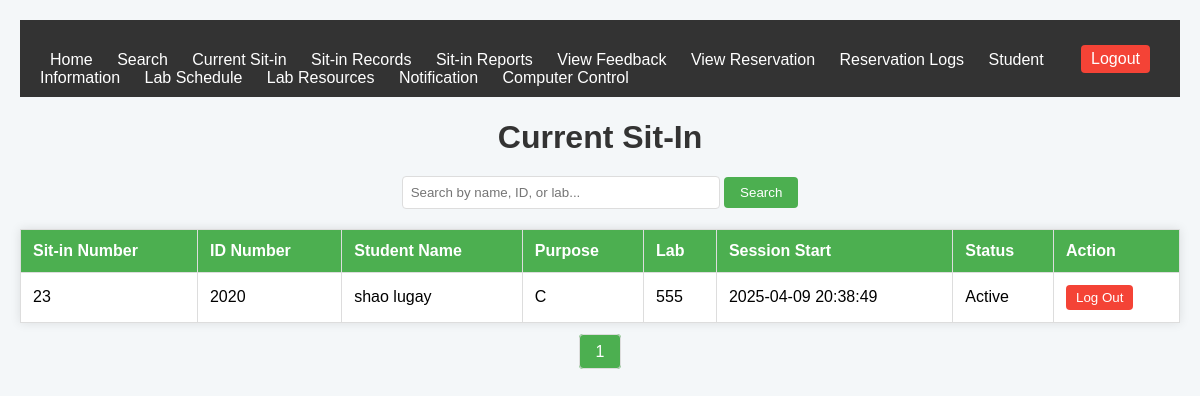
The page /view_current_sitin.php (signed in) on the database as committed earlier.
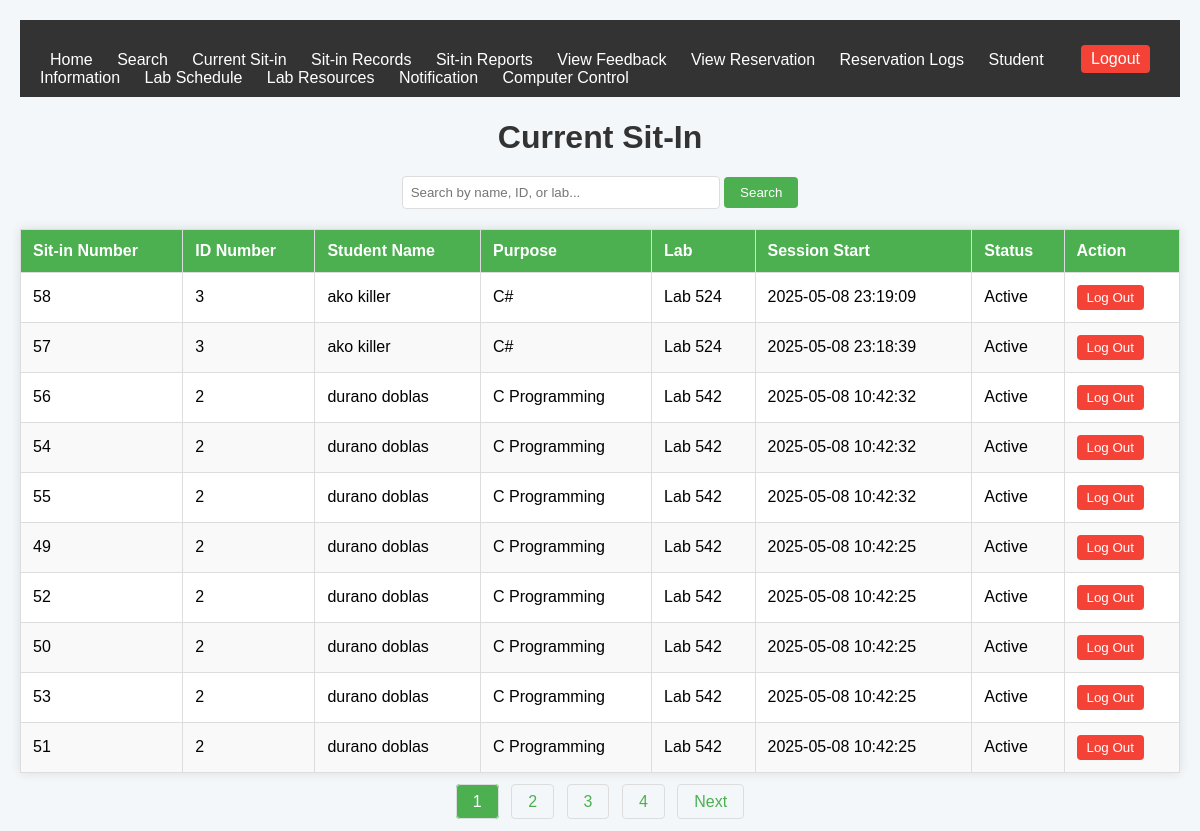
The same page on the database as committed later.
### tables this page shows
CREATE TABLE `sit_in_history` (
  `id` int(11) NOT NULL,
  `user_id` varchar(50) NOT NULL,
  `purpose` varchar(255) NOT NULL,
  `lab` varchar(255) NOT NULL,
  `session_start` datetime NOT NULL,
  `session_end` datetime DEFAULT NULL,
  `date_time` datetime DEFAULT NULL,
  `status` enum('pending','accepted','declined') DEFAULT 'pending'
);

CREATE TABLE `users` (
  `id` int(11) NOT NULL,
  `username` varchar(50) NOT NULL,
  `password_hash` varchar(255) NOT NULL,
  `idno` varchar(50) NOT NULL,
  `lastname` varchar(50) NOT NULL,
  `firstname` varchar(50) NOT NULL,
  `middlename` varchar(50) DEFAULT NULL,
  `course` varchar(10) NOT NULL,
  `year` int(11) NOT NULL,
  `email` varchar(100) NOT NULL,
  `role` enum('admin','staff','student') NOT NULL,
  `sessions_remaining` int(11) DEFAULT 30,
  `total_points` int(11) NOT NULL DEFAULT 0
);

### view_current_sitin.php (the view, shortened to what this page needs)
<?php
include 'db_connect.php';
$page = isset($_GET['page']) ? (int)$_GET['page'] : 1;
$per_page = 10;
$offset = ($page - 1) * $per_page;
$search = isset($_GET['search']) ? $_GET['search'] : '';
$sql = "SELECT sit_in_history.*, users.firstname, users.lastname
        FROM sit_in_history
        JOIN users ON sit_in_history.user_id = users.idno
        WHERE session_end IS NULL
        AND (users.firstname LIKE ? OR users.lastname LIKE ? OR sit_in_history.user_id LIKE ? OR sit_in_history.lab LIKE ?)
        ORDER BY session_start DESC
        LIMIT ? OFFSET ?";
$stmt = $conn->prepare($sql);
$search_term = "%$search%";
$stmt->bind_param("ssssii", $search_term, $search_term, $search_term, $search_term, $per_page, $offset);
$stmt->execute();
$result = $stmt->get_result();
$sql_total = "SELECT COUNT(*) as total
              FROM sit_in_history
              JOIN users ON sit_in_history.user_id = users.idno
              WHERE session_end IS NULL
              AND (users.firstname LIKE ? OR users.lastname LIKE ? OR sit_in_history.user_id LIKE ? OR sit_in_history.lab LIKE ?)";
$stmt_total = $conn->prepare($sql_total);
$stmt_total->bind_param("ssss", $search_term, $search_term, $search_term, $search_term);
$stmt_total->execute();
$total_result = $stmt_total->get_result();
$total_row = $total_result->fetch_assoc();
$total_sitins = $total_row['total'];
$total_pages = ceil($total_sitins / $per_page);
?>
<!DOCTYPE html>
<html lang="en">
<head>
</head>
<body>
<div class="header">
    <div>
        <a href="admin_home.php">Home</a>
        <a href="#" id="searchLink">Search</a>
        <a href="view_current_sitin.php">Current Sit-in</a>
        <a href="view_sitin.php">Sit-in Records</a>
        <a href="sitin_reports.php">Sit-in Reports</a>
        <a href="view_feedback.php">View Feedback</a>
        <a href="view_reservation.php">View Reservation</a>
        <a href="reservation_logs.php">Reservation Logs</a>
        <a href="student_management.php">Student Information</a>
        <a href="lab_schedule.php">Lab Schedule</a>
        <a href="lab_resources.php">Lab Resources</a>
        <a href="admin_notification.php">Notification</a>
        <a href="computer_control.php">Computer Control</a>
    </div>
    <a href="logout.php" class="logout-btn">Logout</a>
</div>
<div class="container">
    <h1>Current Sit-In</h1>
    <div class="search-bar">
        <form method="GET" action="">
            <input type="text" name="search" placeholder="Search by name, ID, or lab..." value="<?= htmlspecialchars($search) ?>">
            <button type="submit">Search</button>
        </form>
    </div>
    <table>
        <thead>
            <tr>
                <th>Sit-in Number</th>
                <th>ID Number</th>
                <th>Student Name</th>
                <th>Purpose</th>
                <th>Lab</th>
                <th>Session Start</th>
                <th>Status</th>
                <th>Action</th>
            </tr>
        </thead>
        <tbody>
            <?php if ($result->num_rows > 0): ?>
                <?php while ($row = $result->fetch_assoc()): ?>
                    <tr>
                        <td><?= htmlspecialchars($row['id']) ?></td>
                        <td><?= htmlspecialchars($row['user_id']) ?></td>
                        <td><?= htmlspecialchars($row['firstname'] . ' ' . $row['lastname']) ?></td>
                        <td><?= htmlspecialchars($row['purpose']) ?></td>
                        <td><?= htmlspecialchars($row['lab']) ?></td>
                        <td><?= htmlspecialchars($row['session_start']) ?></td>
                        <td><?= $row['session_end'] ? 'Ended' : 'Active' ?></td>
                        <td>
                            <?php if (!$row['session_end']): ?>
                                <form method="POST" action="end_sitin.php" style="display: inline;">
                                    <button type="submit" class="logout-btn" onclick="return confirm('Are you sure you want to log out this student?');">Log Out</button>
                                </form>
                            <?php endif; ?>
                        </td>
                    </tr>
                <?php endwhile; ?>
            <?php else: ?>
                <tr>
                    <td colspan="8" class="no-records">No active sit-in records found.</td>
                </tr>
            <?php endif; ?>
        </tbody>
    </table>
    <div class="pagination">
        <?php for ($i = 1; $i <= $total_pages; $i++): ?>
            <?php if ($i == $page): ?>
                <span><?= $i ?></span>
            <?php else: ?>
                <a href="?page=<?= $i ?>&search=<?= urlencode($search) ?>"><?= $i ?></a>
            <?php endif; ?>
        <?php endfor; ?>
        <?php if ($page < $total_pages): ?>
            <a href="?page=<?= $page + 1 ?>&search=<?= urlencode($search) ?>">Next</a>
        <?php endif; ?>
    </div>
        </div>
</body>
</html>

Rows that differ between the two databases and show on the page:
no longer on this page (row edited): sit_in_history: id "23", user "2020", users.firstname+lastname "shao lugay", purpose "C", lab "555", session_start "2025-04-09 20:38:49", shows "Active"
added sit_in_history: id "58", user "3", users.firstname+lastname "ako killer", purpose "C#", lab "Lab 524", session_start "2025-05-08 23:19:09", shows "Active"
added sit_in_history: id "57", user "3", users.firstname+lastname "ako killer", purpose "C#", lab "Lab 524", session_start "2025-05-08 23:18:39", shows "Active"
added sit_in_history: id "56", user "2", users.firstname+lastname "durano doblas", purpose "C Programming", lab "Lab 542", session_start "2025-05-08 10:42:32", shows "Active"
added sit_in_history: id "54", user "2", users.firstname+lastname "durano doblas", purpose "C Programming", lab "Lab 542", session_start "2025-05-08 10:42:32", shows "Active"
added sit_in_history: id "55", user "2", users.firstname+lastname "durano doblas", purpose "C Programming", lab "Lab 542", session_start "2025-05-08 10:42:32", shows "Active"
added sit_in_history: id "49", user "2", users.firstname+lastname "durano doblas", purpose "C Programming", lab "Lab 542", session_start "2025-05-08 10:42:25", shows "Active"
added sit_in_history: id "52", user "2", users.firstname+lastname "durano doblas", purpose "C Programming", lab "Lab 542", session_start "2025-05-08 10:42:25", shows "Active"
added sit_in_history: id "50", user "2", users.firstname+lastname "durano doblas", purpose "C Programming", lab "Lab 542", session_start "2025-05-08 10:42:25", shows "Active"
added sit_in_history: id "53", user "2", users.firstname+lastname "durano doblas", purpose "C Programming", lab "Lab 542", session_start "2025-05-08 10:42:25", shows "Active"
added sit_in_history: id "51", user "2", users.firstname+lastname "durano doblas", purpose "C Programming", lab "Lab 542", session_start "2025-05-08 10:42:25", shows "Active"
Other text that changed with them:
new list line: "2"
new list line: "3"
new list line: "4"
text now shown: "Next"
